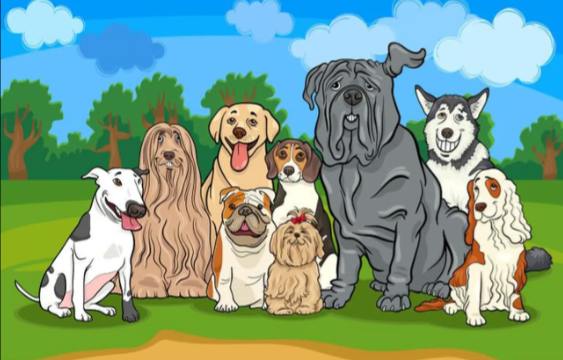
#> input picture Anjing.png, 563 x 360 px
$ python Histogram_Eq.py
#> lines starting #> are read from the running program, lines starting #| are printed output that depends on the picture
import cv2
import numpy as np
from matplotlib import pyplot as plt

# membaca citra
img = cv2.imread('Anjing.png',0)
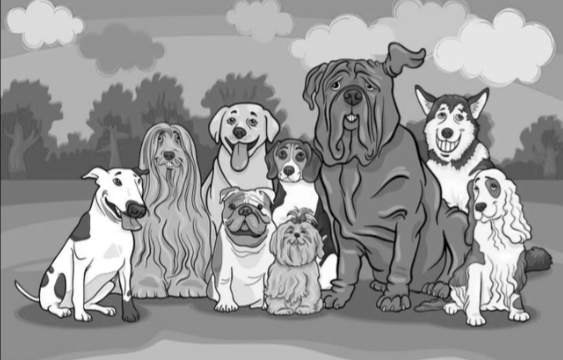
#> img: shape (360, 563); min 0, max 255, mean 152.1

# membuat histogram equalization
equ = cv2.equalizeHist(img)
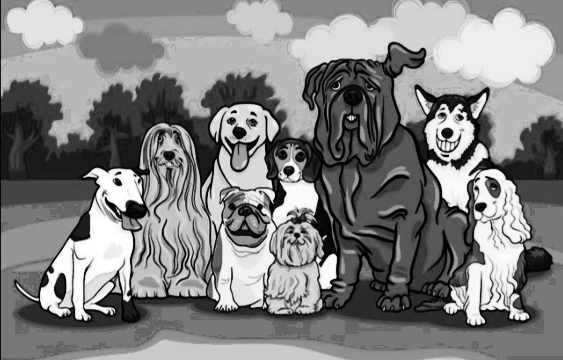
#> equ: shape (360, 563); min 0, max 255, mean 129.6

# menampilkan citra asli dan setelah histogram equalization
cv2.imshow('Original',img)
cv2.imshow('After Equalization',equ)

# membuat histogram dari citra setelah histogram equalization
hist,bins = np.histogram(equ.flatten(),256,[0,256])
#> hist = 256 values, max 13990 at index 120, min 0 at index 21, mean 791.7; bins = 257 values from 0 to 256

# menampilkan histogram
plt.hist(equ.flatten(),256,[0,256])
plt.xlim([0,256])
plt.show()
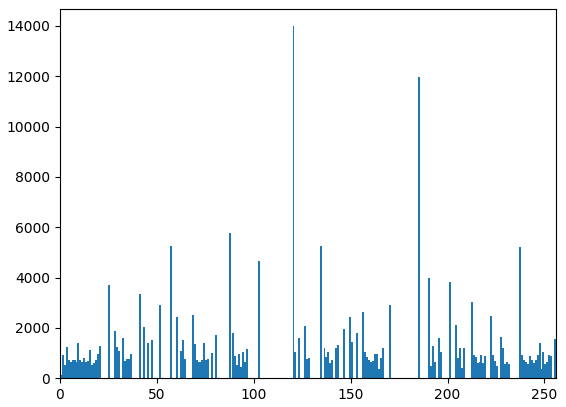
#> figure drawn by matplotlib, 1 panel; tallest bar 13990 high, from x = 120 to 121

# menunggu input keyboard
cv2.waitKey(0)
cv2.destroyAllWindows()
